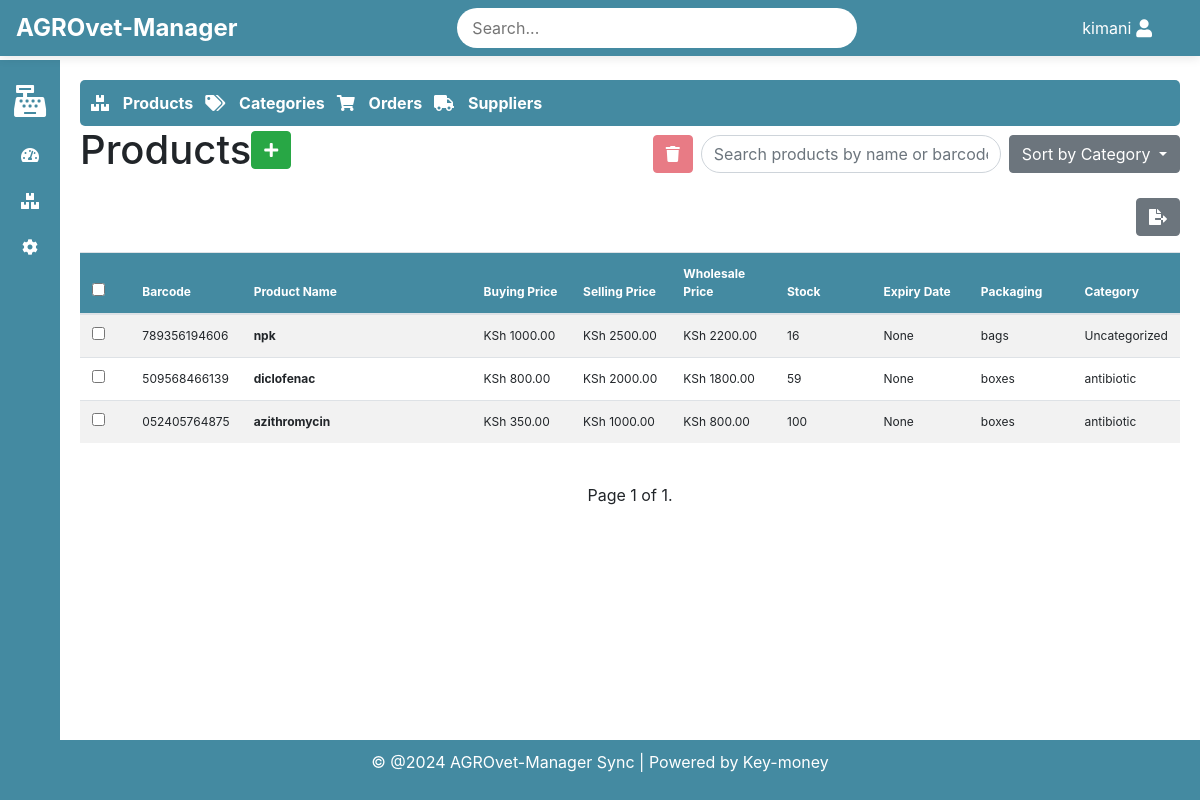
The page /inventory/ (signed in) on the database as committed earlier.
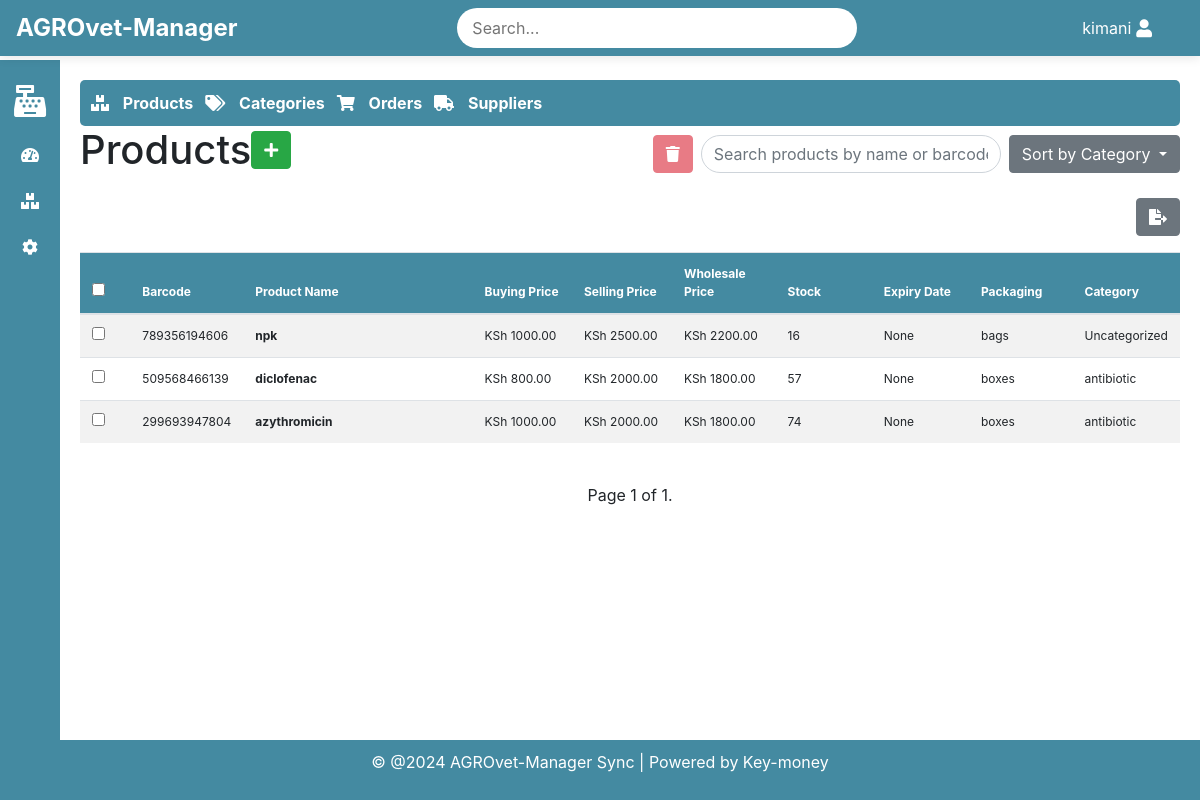
The same page on the database as committed later.
### inventory/models.py (models this page shows, shortened)
class Product(models.Model):
    name = models.CharField(max_length=255)
    barcode = models.CharField(max_length=255, blank=True, null=True, unique=True)
    buying_price = models.DecimalField(max_digits=10, decimal_places=2)
    selling_price = models.DecimalField(max_digits=10, decimal_places=2)
    wholesale_price = models.DecimalField(max_digits=10, decimal_places=2, blank=True, null=True)
    stock_quantity = models.PositiveIntegerField(default=0)
    low_stock_threshold = models.PositiveIntegerField(default=0)  # To trigger low stock alert
    packaging_type = models.CharField(max_length=50, blank=True, null=True)
    expiry_date = models.DateField(blank=True, null=True)
    created_at = models.DateTimeField(auto_now_add=True)
    category = models.ForeignKey(Category, null=True, blank=True, on_delete=models.SET_NULL)
    def is_low_stock(self):
        return self.stock_quantity <= self.low_stock_threshold

class Category(models.Model):
    name = models.CharField(max_length=255, unique=True)
    parent = models.ForeignKey('self', null=True, blank=True, related_name='subcategories', on_delete=models.CASCADE)

### inventory/views.py (the view)
# urls.py: path('', views.product_list, name='product_list'),
@login_required(login_url='/authlogin/login')
def product_list(request):
    query = request.GET.get('q', '')
    category_id = request.GET.get('category', 'all')
    if category_id != 'all' and category_id:
        products = Product.objects.filter(category_id=category_id)
    else:
        products = Product.objects.all()
    if query:
        products = products.filter(name__icontains=query) | products.filter(barcode__icontains=query)
    products = products.annotate(total_stock=Sum('batches__quantity'))
    per_page = request.GET.get('per_page', 25)
    paginator = Paginator(products, per_page)
    page_number = request.GET.get('page')
    page_obj = paginator.get_page(page_number)
    categories = Category.objects.all()
    return render(request, 'inventory/product_list.html', {
        'page_obj': page_obj,
        'query': query,
        'per_page': per_page,
        'categories': categories,
        'selected_category': category_id,
    })

### inventory/templates/inventory/product_list.html (shortened to what the changed rows need)
{% extends 'base.html' %}
{% block content %}
<div>
    <div class="d-flex justify-content-between align-items-center">
        <h1 class="d-flex align-items-center">Products
            <a href="{% url 'add_product' %}" class="btn btn-success mr-2">
                <i class="fas fa-plus"></i>
            </a>
        </h1>
    </div>
    <form id="bulkDeleteForm" method="post" action="{% url 'delete_selected_products' %}">
        <div class="table-responsive">
            <table class="table table-hover table-striped mt-3" id="productTable" style="font-size: 75%;">
                <thead class="bg-success text-white">
                    <tr>
                        <th style="width: 5%;"><input type="checkbox" id="select-all"></th>
                        <th style="width: 10%;" onclick="sortTable(1, 'string')">Barcode</th>
                        <th style="width: 25%;" onclick="sortTable(2, 'string')">Product Name</th>
                        <th style="width: 10%;" onclick="sortTable(3, 'number')">Buying Price</th>
                        <th style="width: 10%;" onclick="sortTable(4, 'number')">Selling Price</th>
                        <th style="width: 10%;" onclick="sortTable(5, 'number')">Wholesale Price</th>
                        <th style="width: 10%;" onclick="sortTable(6, 'number')">Stock</th>
                        <th style="width: 10%;" onclick="sortTable(7, 'date')">Expiry Date</th>
                        <th style="width: 10%;" onclick="sortTable(8, 'string')">Packaging</th>
                        <th style="width: 10%;" onclick="sortTable(9, 'string')">Category</th>
                    </tr>
                </thead>
                <tbody id="product-list">
                    {% for product in page_obj %}
                    <tr onclick="window.location.href='{% url 'edit_product' product.id %}'">
                        <td><input type="checkbox" name="selected_products" value="{{ product.id }}" class="product-checkbox" onclick="event.stopPropagation();"></td>
                        <td>{{ product.barcode }}</td>
                        <td style="font-weight: bold;">{{ product.name }}</td>
                        <td>KSh {{ product.buying_price }}</td>
                        <td>KSh {{ product.selling_price }}</td>
                        <td>{% if product.wholesale_price %} KSh {{ product.wholesale_price }} {% else %} N/A {% endif %}</td>
                        <td>
                            {{ product.stock_quantity }}
                        </td>
                        <td>{{ product.expiry_date }}</td>
                        <td>{{ product.packaging_type }}</td>
                        <td>{% if product.category %}{{ product.category.name }}{% else %}Uncategorized{% endif %}</td>
                    </tr>
                    {% endfor %}
                </tbody>
            </table>
        </div>
    </form>
</div>
{% endblock %}

Rows that differ between the two databases and show on the page:
removed Product: barcode "052405764875", name "azithromycin", buying_price "350.00", selling_price "1000.00", wholesale_price "800.00", stock_quantity "100", expiry_date "None", packaging_type "boxes", category.name "antibiotic"
changed Product "diclofenac": stock_quantity "59" → "57"
added Product: barcode "299693947804", name "azythromicin", buying_price "1000.00", selling_price "2000.00", wholesale_price "1800.00", stock_quantity "74", expiry_date "None", packaging_type "boxes", category.name "antibiotic"
